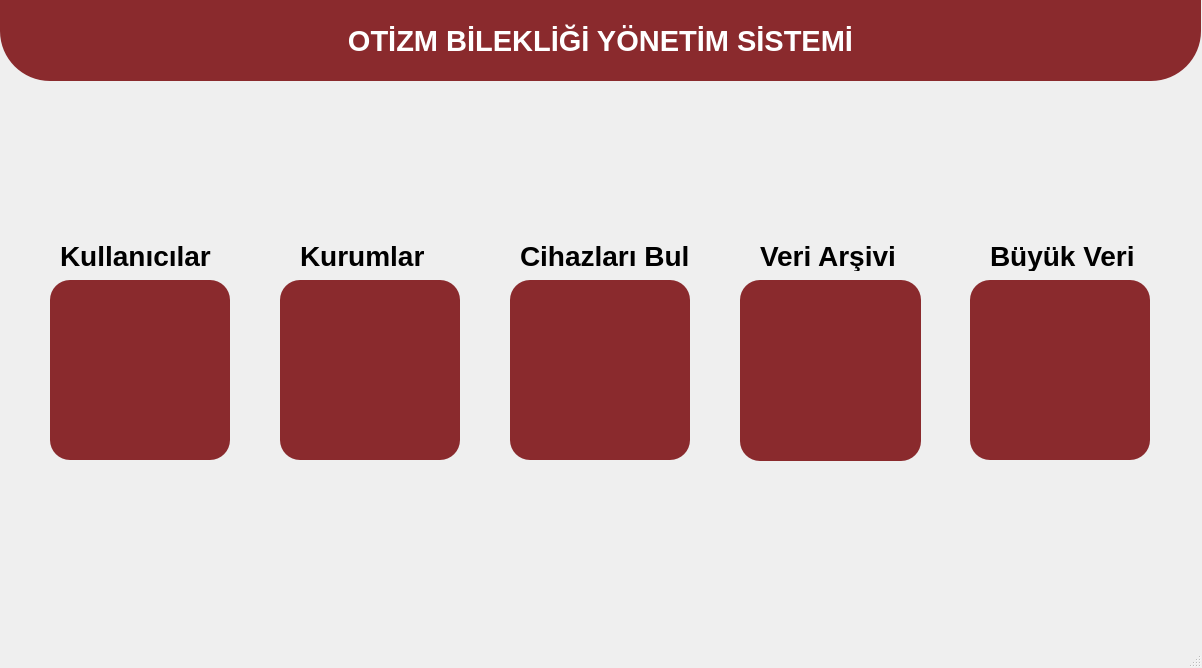
<?xml version="1.0" encoding="UTF-8"?>
<ui version="4.0">
 <class>MainWindow</class>
 <widget class="QMainWindow" name="MainWindow">
  <property name="geometry">
   <rect>
    <x>0</x>
    <y>0</y>
    <width>1202</width>
    <height>668</height>
   </rect>
  </property>
  <property name="minimumSize">
   <size>
    <width>1202</width>
    <height>668</height>
   </size>
  </property>
  <property name="maximumSize">
   <size>
    <width>1202</width>
    <height>668</height>
   </size>
  </property>
  <property name="windowTitle">
   <string>MainWindow</string>
  </property>
  <widget class="QWidget" name="centralwidget">
   <widget class="QWidget" name="widget" native="true">
    <property name="geometry">
     <rect>
      <x>0</x>
      <y>0</y>
      <width>1201</width>
      <height>651</height>
     </rect>
    </property>
    <property name="font">
     <font>
      <pointsize>21</pointsize>
      <bold>true</bold>
     </font>
    </property>
    <property name="layoutDirection">
     <enum>Qt::LeftToRight</enum>
    </property>
    <property name="autoFillBackground">
     <bool>false</bool>
    </property>
    <widget class="QLabel" name="label">
     <property name="geometry">
      <rect>
       <x>0</x>
       <y>0</y>
       <width>1201</width>
       <height>81</height>
      </rect>
     </property>
     <property name="font">
      <font>
       <pointsize>22</pointsize>
       <bold>true</bold>
      </font>
     </property>
     <property name="styleSheet">
      <string notr="true">border-bottom-left-radius:50px;
border-bottom-right-radius:50px;
background-color: #8a2a2d;
color:#FFFFFF;
text-align: center;
</string>
     </property>
     <property name="text">
      <string>OTİZM BİLEKLİĞİ YÖNETİM SİSTEMİ</string>
     </property>
     <property name="alignment">
      <set>Qt::AlignCenter</set>
     </property>
    </widget>
    <widget class="QLabel" name="label_3">
     <property name="geometry">
      <rect>
       <x>0</x>
       <y>-20</y>
       <width>1201</width>
       <height>661</height>
      </rect>
     </property>
     <property name="minimumSize">
      <size>
       <width>1201</width>
       <height>661</height>
      </size>
     </property>
     <property name="maximumSize">
      <size>
       <width>1201</width>
       <height>661</height>
      </size>
     </property>
     <property name="font">
      <font>
       <pointsize>9</pointsize>
       <bold>true</bold>
      </font>
     </property>
     <property name="styleSheet">
      <string notr="true">border-image: url(:/background/Dark Blue and Beige Experimental Art Deco PR Consultant Portfolio Website (1).png);
opacity: 0,52;</string>
     </property>
     <property name="text">
      <string/>
     </property>
    </widget>
    <widget class="QPushButton" name="btn_user">
     <property name="geometry">
      <rect>
       <x>50</x>
       <y>280</y>
       <width>180</width>
       <height>180</height>
      </rect>
     </property>
     <property name="styleSheet">
      <string notr="true">background-color: #8a2a2d;
border-image: url(:/icon/user.png);
border-radius:20;</string>
     </property>
     <property name="text">
      <string/>
     </property>
    </widget>
    <widget class="QPushButton" name="pushButton_3">
     <property name="geometry">
      <rect>
       <x>970</x>
       <y>280</y>
       <width>180</width>
       <height>180</height>
      </rect>
     </property>
     <property name="autoFillBackground">
      <bool>false</bool>
     </property>
     <property name="styleSheet">
      <string notr="true">background-color: #8a2a2d;
border-image: url(:/icon/big-data.png);
border-radius:20;</string>
     </property>
     <property name="text">
      <string/>
     </property>
    </widget>
    <widget class="QPushButton" name="pushButton_4">
     <property name="geometry">
      <rect>
       <x>280</x>
       <y>280</y>
       <width>180</width>
       <height>180</height>
      </rect>
     </property>
     <property name="styleSheet">
      <string notr="true">background-color: #8a2a2d;


border-radius:20;</string>
     </property>
     <property name="text">
      <string/>
     </property>
    </widget>
    <widget class="QLabel" name="label_4">
     <property name="geometry">
      <rect>
       <x>540</x>
       <y>310</y>
       <width>131</width>
       <height>131</height>
      </rect>
     </property>
     <property name="styleSheet">
      <string notr="true">border-image: url(:/icon/map.png);</string>
     </property>
     <property name="text">
      <string/>
     </property>
    </widget>
    <widget class="QPushButton" name="pushButton_2">
     <property name="geometry">
      <rect>
       <x>740</x>
       <y>280</y>
       <width>181</width>
       <height>181</height>
      </rect>
     </property>
     <property name="styleSheet">
      <string notr="true">background-color: #8a2a2d;
border-image: url(:/icon/4170461 (1) (1).png);
border-radius:20;</string>
     </property>
     <property name="text">
      <string/>
     </property>
    </widget>
    <widget class="QPushButton" name="pushButton_9">
     <property name="geometry">
      <rect>
       <x>510</x>
       <y>280</y>
       <width>180</width>
       <height>180</height>
      </rect>
     </property>
     <property name="styleSheet">
      <string notr="true">background-color: #8a2a2d;
border-radius:20;</string>
     </property>
     <property name="text">
      <string/>
     </property>
    </widget>
    <widget class="QLabel" name="label_5">
     <property name="geometry">
      <rect>
       <x>310</x>
       <y>310</y>
       <width>131</width>
       <height>121</height>
      </rect>
     </property>
     <property name="styleSheet">
      <string notr="true">border-image: url(:/icon/enterprise.png);

</string>
     </property>
     <property name="text">
      <string/>
     </property>
    </widget>
    <widget class="QLabel" name="label_6">
     <property name="geometry">
      <rect>
       <x>60</x>
       <y>240</y>
       <width>161</width>
       <height>31</height>
      </rect>
     </property>
     <property name="font">
      <font>
       <pointsize>21</pointsize>
       <bold>true</bold>
      </font>
     </property>
     <property name="styleSheet">
      <string notr="true">color: #000000;</string>
     </property>
     <property name="text">
      <string>Kullanıcılar</string>
     </property>
    </widget>
    <widget class="QLabel" name="label_7">
     <property name="geometry">
      <rect>
       <x>300</x>
       <y>240</y>
       <width>141</width>
       <height>31</height>
      </rect>
     </property>
     <property name="font">
      <font>
       <pointsize>21</pointsize>
       <bold>true</bold>
      </font>
     </property>
     <property name="styleSheet">
      <string notr="true">color: #000000;</string>
     </property>
     <property name="text">
      <string>Kurumlar</string>
     </property>
    </widget>
    <widget class="QLabel" name="label_8">
     <property name="geometry">
      <rect>
       <x>520</x>
       <y>240</y>
       <width>181</width>
       <height>31</height>
      </rect>
     </property>
     <property name="font">
      <font>
       <pointsize>21</pointsize>
       <bold>true</bold>
      </font>
     </property>
     <property name="styleSheet">
      <string notr="true">color: #000000;</string>
     </property>
     <property name="text">
      <string>Cihazları Bul</string>
     </property>
    </widget>
    <widget class="QLabel" name="label_9">
     <property name="geometry">
      <rect>
       <x>760</x>
       <y>240</y>
       <width>141</width>
       <height>31</height>
      </rect>
     </property>
     <property name="font">
      <font>
       <pointsize>21</pointsize>
       <bold>true</bold>
      </font>
     </property>
     <property name="styleSheet">
      <string notr="true">color: #000000;</string>
     </property>
     <property name="text">
      <string>Veri Arşivi</string>
     </property>
    </widget>
    <widget class="QLabel" name="label_10">
     <property name="geometry">
      <rect>
       <x>990</x>
       <y>240</y>
       <width>151</width>
       <height>31</height>
      </rect>
     </property>
     <property name="font">
      <font>
       <pointsize>21</pointsize>
       <bold>true</bold>
      </font>
     </property>
     <property name="styleSheet">
      <string notr="true">color: #000000;</string>
     </property>
     <property name="text">
      <string>Büyük Veri</string>
     </property>
    </widget>
    <zorder>label_3</zorder>
    <zorder>label</zorder>
    <zorder>btn_user</zorder>
    <zorder>pushButton_3</zorder>
    <zorder>pushButton_4</zorder>
    <zorder>pushButton_2</zorder>
    <zorder>label_5</zorder>
    <zorder>label_6</zorder>
    <zorder>pushButton_9</zorder>
    <zorder>label_4</zorder>
    <zorder>label_7</zorder>
    <zorder>label_8</zorder>
    <zorder>label_9</zorder>
    <zorder>label_10</zorder>
   </widget>
  </widget>
  <widget class="QStatusBar" name="statusbar"/>
 </widget>
 <resources>
  <include location="../Solid Teknik Resimler/ress.qrc"/>
  <include location="../icons/icons.qrc"/>
 </resources>
 <connections/>
</ui>
